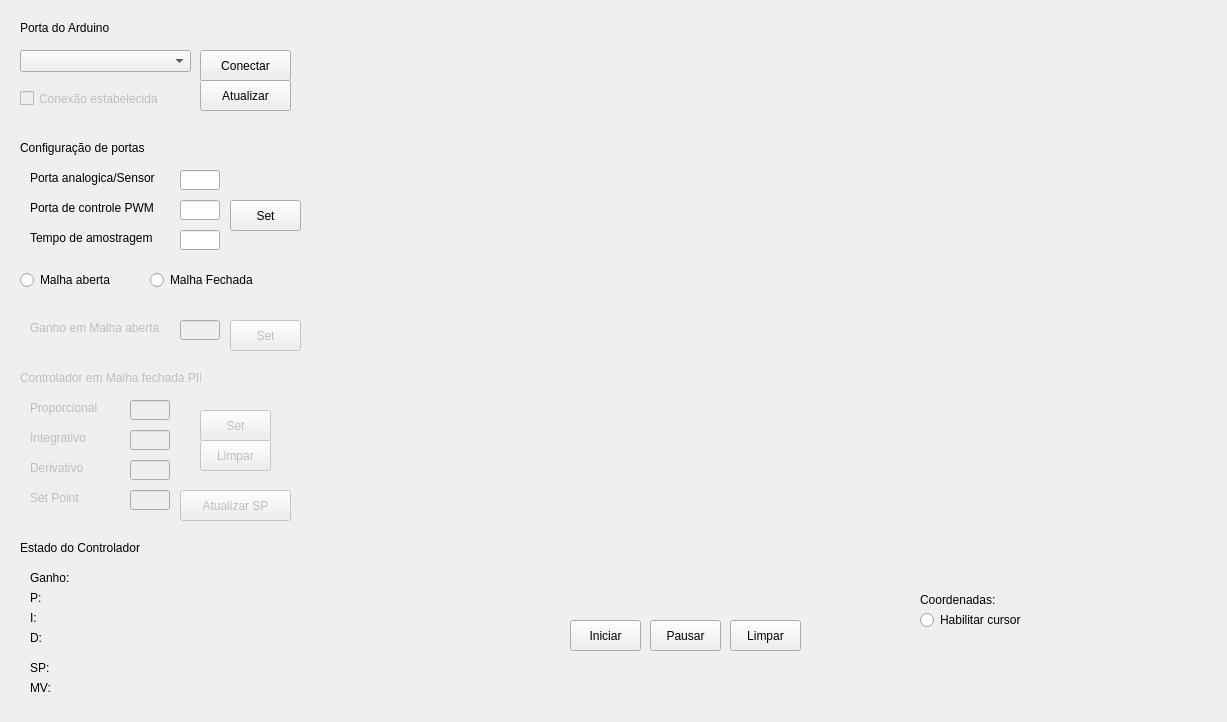
<?xml version="1.0" encoding="UTF-8"?>
<ui version="4.0">
 <class>MainWindow</class>
 <widget class="QMainWindow" name="MainWindow">
  <property name="geometry">
   <rect>
    <x>0</x>
    <y>0</y>
    <width>1227</width>
    <height>722</height>
   </rect>
  </property>
  <property name="windowTitle">
   <string>Controlador Digital Firmata</string>
  </property>
  <widget class="QWidget" name="centralwidget">
   <widget class="QPushButton" name="connect">
    <property name="geometry">
     <rect>
      <x>200</x>
      <y>50</y>
      <width>91</width>
      <height>31</height>
     </rect>
    </property>
    <property name="text">
     <string>Conectar</string>
    </property>
   </widget>
   <widget class="QComboBox" name="listport">
    <property name="geometry">
     <rect>
      <x>20</x>
      <y>50</y>
      <width>171</width>
      <height>22</height>
     </rect>
    </property>
   </widget>
   <widget class="QLabel" name="label">
    <property name="geometry">
     <rect>
      <x>20</x>
      <y>20</y>
      <width>131</width>
      <height>16</height>
     </rect>
    </property>
    <property name="text">
     <string>Porta do Arduino</string>
    </property>
   </widget>
   <widget class="QCheckBox" name="checkBox">
    <property name="enabled">
     <bool>false</bool>
    </property>
    <property name="geometry">
     <rect>
      <x>20</x>
      <y>90</y>
      <width>171</width>
      <height>17</height>
     </rect>
    </property>
    <property name="styleSheet">
     <string notr="true"/>
    </property>
    <property name="text">
     <string>Conexão estabelecida</string>
    </property>
    <property name="checkable">
     <bool>false</bool>
    </property>
   </widget>
   <widget class="QLabel" name="label_2">
    <property name="geometry">
     <rect>
      <x>20</x>
      <y>140</y>
      <width>161</width>
      <height>16</height>
     </rect>
    </property>
    <property name="text">
     <string>Configuração de portas</string>
    </property>
   </widget>
   <widget class="QLineEdit" name="textBox1">
    <property name="geometry">
     <rect>
      <x>180</x>
      <y>170</y>
      <width>40</width>
      <height>20</height>
     </rect>
    </property>
   </widget>
   <widget class="QLabel" name="label_3">
    <property name="geometry">
     <rect>
      <x>30</x>
      <y>170</y>
      <width>161</width>
      <height>16</height>
     </rect>
    </property>
    <property name="text">
     <string>Porta analogica/Sensor</string>
    </property>
   </widget>
   <widget class="QLineEdit" name="textBox2">
    <property name="geometry">
     <rect>
      <x>180</x>
      <y>200</y>
      <width>40</width>
      <height>20</height>
     </rect>
    </property>
   </widget>
   <widget class="QLabel" name="label_4">
    <property name="geometry">
     <rect>
      <x>30</x>
      <y>200</y>
      <width>161</width>
      <height>16</height>
     </rect>
    </property>
    <property name="text">
     <string>Porta de controle PWM</string>
    </property>
   </widget>
   <widget class="QLabel" name="label_6">
    <property name="enabled">
     <bool>false</bool>
    </property>
    <property name="geometry">
     <rect>
      <x>20</x>
      <y>370</y>
      <width>181</width>
      <height>16</height>
     </rect>
    </property>
    <property name="text">
     <string>Controlador em Malha fechada PID</string>
    </property>
   </widget>
   <widget class="QLabel" name="label_7">
    <property name="enabled">
     <bool>false</bool>
    </property>
    <property name="geometry">
     <rect>
      <x>30</x>
      <y>400</y>
      <width>91</width>
      <height>16</height>
     </rect>
    </property>
    <property name="text">
     <string>Proporcional</string>
    </property>
   </widget>
   <widget class="QLineEdit" name="textBox5">
    <property name="enabled">
     <bool>false</bool>
    </property>
    <property name="geometry">
     <rect>
      <x>130</x>
      <y>400</y>
      <width>40</width>
      <height>20</height>
     </rect>
    </property>
   </widget>
   <widget class="QLabel" name="label_8">
    <property name="enabled">
     <bool>false</bool>
    </property>
    <property name="geometry">
     <rect>
      <x>30</x>
      <y>460</y>
      <width>81</width>
      <height>16</height>
     </rect>
    </property>
    <property name="text">
     <string>Derivativo</string>
    </property>
   </widget>
   <widget class="QLineEdit" name="textBox7">
    <property name="enabled">
     <bool>false</bool>
    </property>
    <property name="geometry">
     <rect>
      <x>130</x>
      <y>460</y>
      <width>40</width>
      <height>20</height>
     </rect>
    </property>
   </widget>
   <widget class="QLabel" name="label_9">
    <property name="enabled">
     <bool>false</bool>
    </property>
    <property name="geometry">
     <rect>
      <x>30</x>
      <y>430</y>
      <width>91</width>
      <height>16</height>
     </rect>
    </property>
    <property name="text">
     <string>Integrativo</string>
    </property>
   </widget>
   <widget class="QLineEdit" name="textBox6">
    <property name="enabled">
     <bool>false</bool>
    </property>
    <property name="geometry">
     <rect>
      <x>130</x>
      <y>430</y>
      <width>40</width>
      <height>20</height>
     </rect>
    </property>
   </widget>
   <widget class="QPushButton" name="set_1">
    <property name="geometry">
     <rect>
      <x>230</x>
      <y>200</y>
      <width>71</width>
      <height>31</height>
     </rect>
    </property>
    <property name="text">
     <string>Set</string>
    </property>
   </widget>
   <widget class="QPushButton" name="start">
    <property name="geometry">
     <rect>
      <x>570</x>
      <y>620</y>
      <width>71</width>
      <height>31</height>
     </rect>
    </property>
    <property name="text">
     <string>Iniciar</string>
    </property>
   </widget>
   <widget class="QPushButton" name="refresh">
    <property name="geometry">
     <rect>
      <x>200</x>
      <y>80</y>
      <width>91</width>
      <height>31</height>
     </rect>
    </property>
    <property name="text">
     <string>Atualizar</string>
    </property>
   </widget>
   <widget class="PlotWidget" name="graphWidget" native="true">
    <property name="geometry">
     <rect>
      <x>330</x>
      <y>40</y>
      <width>871</width>
      <height>551</height>
     </rect>
    </property>
   </widget>
   <widget class="QRadioButton" name="radioButton">
    <property name="geometry">
     <rect>
      <x>20</x>
      <y>270</y>
      <width>100</width>
      <height>20</height>
     </rect>
    </property>
    <property name="text">
     <string>Malha aberta</string>
    </property>
   </widget>
   <widget class="QRadioButton" name="radioButton_2">
    <property name="geometry">
     <rect>
      <x>150</x>
      <y>270</y>
      <width>121</width>
      <height>20</height>
     </rect>
    </property>
    <property name="text">
     <string>Malha Fechada</string>
    </property>
   </widget>
   <widget class="QLabel" name="label_5">
    <property name="geometry">
     <rect>
      <x>30</x>
      <y>230</y>
      <width>161</width>
      <height>16</height>
     </rect>
    </property>
    <property name="text">
     <string>Tempo de amostragem</string>
    </property>
   </widget>
   <widget class="QLineEdit" name="textBox3">
    <property name="geometry">
     <rect>
      <x>180</x>
      <y>230</y>
      <width>40</width>
      <height>20</height>
     </rect>
    </property>
   </widget>
   <widget class="QLabel" name="label_10">
    <property name="enabled">
     <bool>false</bool>
    </property>
    <property name="geometry">
     <rect>
      <x>30</x>
      <y>320</y>
      <width>171</width>
      <height>16</height>
     </rect>
    </property>
    <property name="text">
     <string>Ganho em Malha aberta</string>
    </property>
   </widget>
   <widget class="QLineEdit" name="textBox4">
    <property name="enabled">
     <bool>false</bool>
    </property>
    <property name="geometry">
     <rect>
      <x>180</x>
      <y>320</y>
      <width>40</width>
      <height>20</height>
     </rect>
    </property>
   </widget>
   <widget class="QPushButton" name="set_2">
    <property name="enabled">
     <bool>false</bool>
    </property>
    <property name="geometry">
     <rect>
      <x>200</x>
      <y>410</y>
      <width>71</width>
      <height>31</height>
     </rect>
    </property>
    <property name="text">
     <string>Set</string>
    </property>
   </widget>
   <widget class="QPushButton" name="clear_2">
    <property name="enabled">
     <bool>false</bool>
    </property>
    <property name="geometry">
     <rect>
      <x>200</x>
      <y>440</y>
      <width>71</width>
      <height>31</height>
     </rect>
    </property>
    <property name="text">
     <string>Limpar</string>
    </property>
   </widget>
   <widget class="QPushButton" name="clear_3">
    <property name="geometry">
     <rect>
      <x>730</x>
      <y>620</y>
      <width>71</width>
      <height>31</height>
     </rect>
    </property>
    <property name="text">
     <string>Limpar</string>
    </property>
   </widget>
   <widget class="QPushButton" name="pause">
    <property name="geometry">
     <rect>
      <x>650</x>
      <y>620</y>
      <width>71</width>
      <height>31</height>
     </rect>
    </property>
    <property name="text">
     <string>Pausar</string>
    </property>
   </widget>
   <widget class="QPushButton" name="set_3">
    <property name="enabled">
     <bool>false</bool>
    </property>
    <property name="geometry">
     <rect>
      <x>230</x>
      <y>320</y>
      <width>71</width>
      <height>31</height>
     </rect>
    </property>
    <property name="text">
     <string>Set</string>
    </property>
   </widget>
   <widget class="QLineEdit" name="textBox8">
    <property name="enabled">
     <bool>false</bool>
    </property>
    <property name="geometry">
     <rect>
      <x>130</x>
      <y>490</y>
      <width>40</width>
      <height>20</height>
     </rect>
    </property>
   </widget>
   <widget class="QLabel" name="label_11">
    <property name="enabled">
     <bool>false</bool>
    </property>
    <property name="geometry">
     <rect>
      <x>30</x>
      <y>490</y>
      <width>71</width>
      <height>16</height>
     </rect>
    </property>
    <property name="text">
     <string>Set Point</string>
    </property>
   </widget>
   <widget class="QLabel" name="label_12">
    <property name="geometry">
     <rect>
      <x>20</x>
      <y>540</y>
      <width>171</width>
      <height>16</height>
     </rect>
    </property>
    <property name="text">
     <string>Estado do Controlador</string>
    </property>
   </widget>
   <widget class="QLabel" name="label_13">
    <property name="geometry">
     <rect>
      <x>30</x>
      <y>570</y>
      <width>171</width>
      <height>16</height>
     </rect>
    </property>
    <property name="text">
     <string>Ganho:</string>
    </property>
   </widget>
   <widget class="QLabel" name="label_14">
    <property name="geometry">
     <rect>
      <x>30</x>
      <y>590</y>
      <width>171</width>
      <height>16</height>
     </rect>
    </property>
    <property name="text">
     <string>P:</string>
    </property>
   </widget>
   <widget class="QLabel" name="label_15">
    <property name="geometry">
     <rect>
      <x>30</x>
      <y>610</y>
      <width>171</width>
      <height>16</height>
     </rect>
    </property>
    <property name="text">
     <string>I:</string>
    </property>
   </widget>
   <widget class="QLabel" name="label_16">
    <property name="geometry">
     <rect>
      <x>30</x>
      <y>630</y>
      <width>171</width>
      <height>16</height>
     </rect>
    </property>
    <property name="text">
     <string>D:</string>
    </property>
   </widget>
   <widget class="QLabel" name="label_17">
    <property name="geometry">
     <rect>
      <x>30</x>
      <y>660</y>
      <width>171</width>
      <height>16</height>
     </rect>
    </property>
    <property name="text">
     <string>SP:</string>
    </property>
   </widget>
   <widget class="QLabel" name="label_18">
    <property name="geometry">
     <rect>
      <x>30</x>
      <y>680</y>
      <width>171</width>
      <height>16</height>
     </rect>
    </property>
    <property name="text">
     <string>MV:</string>
    </property>
   </widget>
   <widget class="QRadioButton" name="enableCursor">
    <property name="geometry">
     <rect>
      <x>920</x>
      <y>610</y>
      <width>131</width>
      <height>20</height>
     </rect>
    </property>
    <property name="text">
     <string>Habilitar cursor</string>
    </property>
    <property name="autoExclusive">
     <bool>false</bool>
    </property>
   </widget>
   <widget class="QPushButton" name="updateSetPoint">
    <property name="enabled">
     <bool>false</bool>
    </property>
    <property name="geometry">
     <rect>
      <x>180</x>
      <y>490</y>
      <width>111</width>
      <height>31</height>
     </rect>
    </property>
    <property name="text">
     <string>Atualizar SP</string>
    </property>
   </widget>
   <widget class="QLabel" name="coordinates">
    <property name="geometry">
     <rect>
      <x>920</x>
      <y>590</y>
      <width>281</width>
      <height>20</height>
     </rect>
    </property>
    <property name="text">
     <string>Coordenadas:</string>
    </property>
   </widget>
  </widget>
 </widget>
 <customwidgets>
  <customwidget>
   <class>PlotWidget</class>
   <extends>QWidget</extends>
   <header>pyqtgraph</header>
   <container>1</container>
  </customwidget>
 </customwidgets>
 <resources/>
 <connections/>
</ui>
